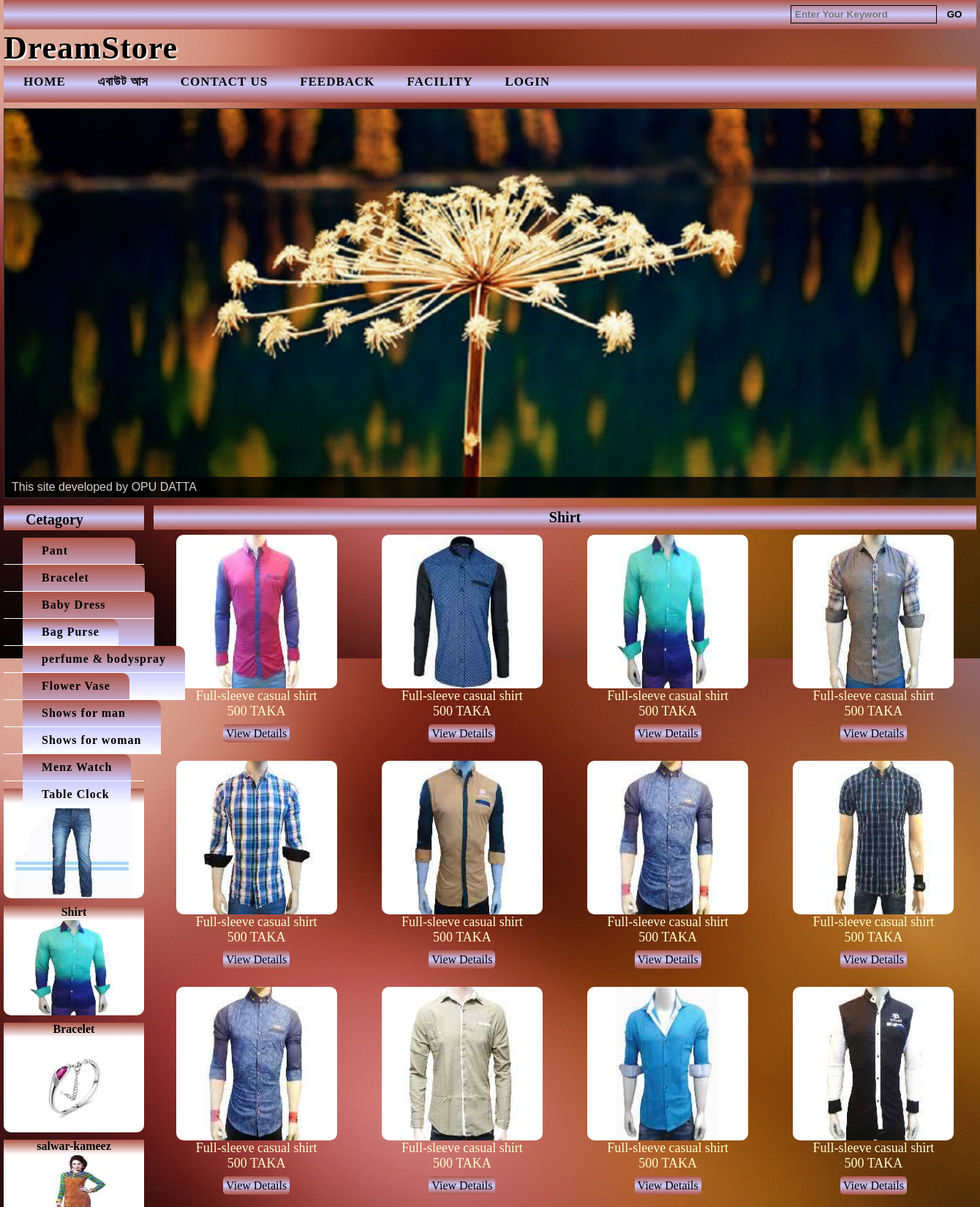
/index.php?page=ItmAllPdct&ITEM=Cetagory-00002 (upper part), run on the app's committed database.
### tables this page shows
CREATE TABLE `item_information` (
  `ITEM_NAME` varchar(30) default NULL,
  `Item_ID` varchar(30) NOT NULL,
  PRIMARY KEY  (`Item_ID`)
);

CREATE TABLE `cetagory_information` (
  `Item_Name` varchar(30) default NULL,
  `Cetagory_Name` varchar(30) default NULL,
  `Cetagory_ID` varchar(30) NOT NULL,
  PRIMARY KEY  (`Cetagory_ID`)
);

CREATE TABLE `product_information` (
  `Item_Name` varchar(30) default NULL,
  `Category_Name` varchar(30) default NULL,
  `Product_ID` varchar(30) NOT NULL,
  `Product_Name` varchar(30) default NULL,
  `Product_Stock` varchar(30) default NULL,
  `Product_Details` varchar(30) default NULL,
  `Product_Price` varchar(30) default NULL,
  PRIMARY KEY  (`Product_ID`)
);

### index.php (the view, shortened to what this page needs)
<html>
	<head>
       		<link rel="stylesheet" type="text/css" href="css/slider/bar/bar.css" />
            <link rel="stylesheet" type="text/css" href="css/slider/dark/dark.css" />
            <link rel="stylesheet" type="text/css" href="css/slider/default/default.css" />
            <link rel="stylesheet" type="text/css" href="css/slider/light/light.css" />
            <link rel="stylesheet" type="text/css" href="css/slider/nivo-slider.css" />
        	<link rel="stylesheet" type="text/css" href="css/home.css" />
    </head>
  <body>
  	<div class="main">
 		<div class="header">
        	<form id="serch" method="post" >
              <input type="text" name="input" placeholder="Enter Your Keyword" class="input" >
              <input type="submit" name="submit" value="GO" class="submit">
        	</form>
      	</div>
     	<div class="title">
        	<h1 class="DreamStore">DreamStore</h1>
        </div>
        <div class="menu">
        	<ul>
            	<li><a href="index.php">HOME</a></li>
                <li><a href="index.php?page=about">এবাউট আস</a></li>
                <li><a href="index.php?page=contact">CONTACT US</a></li>
                <li><a href="index.php?page=feedback">FEEDBACK</a></li>
                <li><a href="index.php?page=facility">FACILITY</a></li>
                <li><a href="login/login.php">LOGIN</a></li>
            </ul>
        </div>
        <div class="slider">
            <div class="slider-wrapper theme-bar">
                <div class="nivoSlider" id="slider">
                </div>
            </div>
        </div>
        <div class="content">
        	<div class="left">
                    <div class="cat_header">
                        Cetagory
                    </div>
                <div class="cat">
                    <ul>
                        <?php
                        $query_itmNme=mysql_query("select*from item_information");
                        while($fetch_itmNme=mysql_fetch_row($query_itmNme))
                        {
                        ?>
                        <li><?php print $fetch_itmNme[0] ?>
                            <ul class="sub_cat">
                                <?php
                                $cat_query=mysql_query("select * from cetagory_information where Item_Name='$fetch_itmNme[0]'");
                                while($fetch_cat=mysql_fetch_row($cat_query))
                                {
                                ?>
                                <li><a href="index.php?page=ItmAllPdct&ITEM=<?php print "$fetch_cat[2]" ?>"><?php print "$fetch_cat[1]" ?></a></li>
                                <?php
                                }
                                ?>
                            </ul>
                        </li>
                        <?php
                        }
                        ?>
                    </ul>
                </div>
                <div class="under_cat">
                <?php
				$query_under_cat=mysql_query("select*from cetagory_information");
				while($fetch_under_cat=mysql_fetch_row($query_under_cat))
					{
					?>
					  <div class="table">
                      <a href="index.php?page=ItmAllPdct&ITEM=<?php print "$fetch_under_cat[2]" ?>" class="undr_cat_link">
                          <div class="undr_cat_tbl_hdr" align="center"><?php print $fetch_under_cat[1] ?></div>
                          <img src="cetagory_image/<?php print $fetch_under_cat[2]?>.jpg" height="130" width="100%" style="border-radius:0px 0px 10px 10px;">
                      </a>
                      </div>
					<?php
					}
				?>
                </div>
            </div>
            <div class="right">
                <?php
                    if(isset($_GET["page"]))
                    {
                        switch($_GET["page"])
                        {
							case "ItmAllPdct":
								include("item_all_product.php");
							break;
                        }
                    }
                    else
                    {
                        include("all_home_product.php");
                    }
                ?>
            </div>
        </div>
    </div>
  </body>
  </html>

### item_all_product.php (shortened to what this page needs)
<?php
$ItmAllPdct=$_GET['ITEM'];
$select_all_itm=mysql_query("SELECT * from cetagory_information where Cetagory_ID='$ItmAllPdct'");
while($ftch_select_all_itm=mysql_fetch_row($select_all_itm))
{
?>
	<table width="1125px;" border="0px" cellpadding="0" cellspacing="0">
		<tr>
        	<td colspan="5" align="center" height="33px" class="Ctgory_name"><?php print $ftch_select_all_itm[1]?></td>
    	</tr>
        <tr>
        	<?php
            $select_product=mysql_query("SELECT * from product_information where Category_Name='$ftch_select_all_itm[1]'");
			$total=0;
			while($fetch_select_product=mysql_fetch_array($select_product))
			{
				$total++;
			?>
            <td align="center">
            	<table width="220px;" border="0px" cellpadding="0" cellspacing="0" class="pdct_tbl">
                	<tr>
                    	<td align="center" class="image">
                        <img src="product_image/<?php print $fetch_select_product[2]?>.jpg" height="210px" width="100%" style="border-radius:10px" onClick="window.open('popupwindow.php?ID=<?php print $fetch_select_product[2]?>','<?php print $fetch_select_product[2]?>','height=500,width=500');"/>
        				</td>
                    </tr>
                    <tr>
                    	<td align="center" style="color:#FFC; font-size:18px;"><?php print $fetch_select_product[3]?></td>
                    </tr>
                    <tr>
                    	<td align="center" style="color:#FFC; font-size:18px;"><?php print $fetch_select_product[6]?> TAKA</td>
                    </tr>
                    <tr>
                    	<td align="center" height="40px"><a href="index.php?page=ProductDetails&ID=<?php print $fetch_select_product[2]?>" class="viw_dtls">View Details</a></td>
                    </tr>
                </table>
            </td>
            <?php
			if($total%4==0)
			{?>
            </tr>
            <tr>
		<?php	}
			}
			?>
        </tr>
	</table>
<?php
}
?>

### css/slider/bar/bar.css (style rules this page uses)
.theme-bar.slider-wrapper { position: relative; border: 1px solid #333; overflow: hidden; }
.theme-bar .nivoSlider { position:relative; background:#fff url(loading.gif) no-repeat 50% 50%; }

### css/slider/nivo-slider.css (style rules this page uses)
.nivoSlider { position:relative; width:100%; height:auto; overflow: hidden; }

### css/home.css (style rules this page uses)
* { margin:0px; padding:0px; }
body { background: url(../image/a.jpg) fixed; }
.main { height:auto; width:1330px; margin:auto; }
.header { height:40px; width:100%; background:linear-gradient(#AE5547,#CCF,#AE5547); }
.input { height:25px; width:200px; background:none; color:#000; margin-left:1076px; margin-top:7px; border:1px solid; padding-left:5px; font-weight:bold; }
.submit { height:25px; width:40px; background-color:inherit; color:#000; border:0px; cursor:pointer; font-weight:bold; }
.title { height:50px; width:100%; font-size:22px; letter-spacing:1px; }
.DreamStore { text-shadow:#FFF 2px 2px 2px; }
.menu { height:50px; width:100%; background:linear-gradient(#AE5547,#CCF,#AE5547); }
.menu ul { padding-top:12px; padding-left:7px; }
.menu ul li { display:inline; list-style:none; }
.menu ul li a { text-decoration:none; color:#000; font-size:17px; padding:8px 20px; letter-spacing:1px; cursor:pointer; font-weight:bold; }
.slider { margin-top:8px; }
.content { height:auto; width:auto; margin-top:10px; }
.left { height:auto; width:192px; float:left;clear:right; }
.cat_header { color:#000; height:26px; font-size:20px; padding-left:30px; background:linear-gradient(#AE5547,#CCF,#AE5547); padding-top:8px;font-weight:bolder; }
.cat ul { margin-top:10px; }
.cat ul li { display:block; list-style:none; padding:9px 26px; border-bottom:1px #FFFFFF solid; font-weight:bold; letter-spacing:1px; }
.cat ul li a { text-decoration:none; color:#000; font-size:16px; letter-spacing:1px; }
.cat ul li ul { position:fixed; margin-top:-27px; background:linear-gradient(#AE5547,#CCF,#FFF); border-radius:0px 10px 0px 0px; }
.under_cat { height:auto; width:100%; }
.table { height:150px; width:100%; margin-top:10px; }
.undr_cat_tbl_hdr { height:20px; width:100%; background:linear-gradient(#AE5547,#FFF); font-weight:bold; }
.undr_cat_link { text-decoration:none; color:#000; list-style:none; }
.right { float:right; height:auto; width:1125px; }

### item_all_product.php (style rules this page uses)
.Ctgory_name { color: #000; background:linear-gradient(#AE5547,#CCF,#AE5547); font-size:20px; font-weight:bold; }
.pdct_tbl { margin-top:7px; border-radius:10px; margin-bottom:10px; }
.viw_dtls { background:linear-gradient(#AE5547,#CCF,#AE5547); border:0px; color:#000; padding:4px; font-weight:lighter; border-radius:5px; text-decoration:none; }
.image { transition:all 0.6s ease; -webkit-transition:all 0.6s ease; }

### data on the page
item_information: ITEM_NAME "Dress for man"
cetagory_information: Cetagory_Name "Pant", Cetagory_ID (picture)
cetagory_information: Cetagory_Name "Shirt", Cetagory_ID (picture)
cetagory_information: Cetagory_Name "Polo T Shirts"
item_information: ITEM_NAME "Dress for woman"
cetagory_information: Cetagory_Name "Bracelet", Cetagory_ID (picture)
cetagory_information: Cetagory_Name "salwar-kameez", Cetagory_ID (picture)
cetagory_information: Cetagory_Name "Sharee"
item_information: ITEM_NAME "Baby Kids"
cetagory_information: Cetagory_Name "Baby Dress"
cetagory_information: Cetagory_Name "New Born"
cetagory_information: Cetagory_Name "Tiffin Box Flusk"
cetagory_information: Cetagory_Name "Toys"
item_information: ITEM_NAME "bag-purse"
cetagory_information: Cetagory_Name "Bag Purse"
item_information: ITEM_NAME "cosmetics"
cetagory_information: Cetagory_Name "perfume & bodyspray"
cetagory_information: Cetagory_Name "Skin Care"
item_information: ITEM_NAME "gift-item"
cetagory_information: Cetagory_Name "Flower Vase"
cetagory_information: Cetagory_Name "Furniture"
cetagory_information: Cetagory_Name "Shoe Piece"
item_information: ITEM_NAME "Shoes Sandals"
cetagory_information: Cetagory_Name "Shows for man"
cetagory_information: Cetagory_Name "Shows for woman"
item_information: ITEM_NAME "Sunglasses Frame"
item_information: ITEM_NAME "watch"
cetagory_information: Cetagory_Name "Menz Watch"
cetagory_information: Cetagory_Name "Table Clock"
product_information: Product_ID (picture), Product_Name "Full-sleeve casual shirt", Product_Price "500"
product_information: Product_ID (picture), Product_Name "Full-sleeve casual shirt", Product_Price "500"
product_information: Product_ID (picture), Product_Name "Full-sleeve casual shirt", Product_Price "500"
product_information: Product_ID (picture), Product_Name "Full-sleeve casual shirt", Product_Price "500"
product_information: Product_ID (picture), Product_Name "Full-sleeve casual shirt", Product_Price "500"
product_information: Product_ID (picture), Product_Name "Full-sleeve casual shirt", Product_Price "500"
product_information: Product_ID (picture), Product_Name "Full-sleeve casual shirt", Product_Price "500"
product_information: Product_ID (picture), Product_Name "Full-sleeve casual shirt", Product_Price "500"
product_information: Product_ID (picture), Product_Name "Full-sleeve casual shirt", Product_Price "500"
product_information: Product_ID (picture), Product_Name "Full-sleeve casual shirt", Product_Price "500"
product_information: Product_ID (picture), Product_Name "Full-sleeve casual shirt", Product_Price "500"
product_information: Product_ID (picture), Product_Name "Full-sleeve casual shirt", Product_Price "500"
